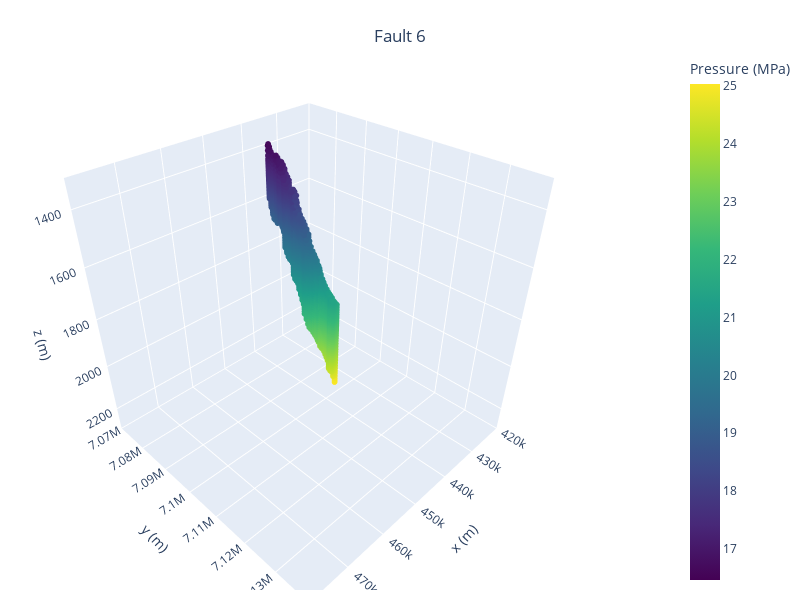

The cell this chart's notebook holds for it:
### Markdown cell above
## pressure (continuous legend)

### Code cell
# parameters
fault_id = 0; year = 2050; year_list = [2030, 2040, 2050, 2060, 2550, 3050]
# load data
coor_fault = np.load('results/JD_Sula_2025_flow_coor&fault_reservoir.npy')
pres = np.load('data/results_trimmed/case1_PRES.npy')
# Filter data for the specific fault_id
mask = (coor_fault[:,:,:,3] == fault_id)
x_coor,y_coor,z_coor = coor_fault[:,:,:,0][mask], coor_fault[:,:,:,1][mask], coor_fault[:,:,:,2][mask]
pres_val = pres[:,:,:,year_list.index(year)][mask]/1000 # convert to MPa

# Create subplots
fig = make_subplots(
    rows=1, cols=1,
    specs=[[{'type': 'scatter3d'}]],
    # subplot_titles=('Temperature Distribution', 'Pressure Distribution')
)

# Pressure plot
pressure_scatter = go.Scatter3d(
    x=x_coor,
    y=y_coor,
    z=z_coor,
    mode='markers',
    marker=dict(
        size=2,
        color=pres_val,
        colorscale='viridis',
        colorbar=dict(
            title='Pressure (MPa)',
            x=1.1,  # Positioning the color bar
            # xanchor='right'
        ),
        showscale=True
    ),
    name='Pressure'
)

fig.add_trace(pressure_scatter, row=1, col=1)

# Update layout
fig.update_layout(
    width=800,   # Set the desired width in pixels
    height=600,  # Set the desired height in pixels
    title={
        'text': 'Fault 6',
        'y':0.95,
        'x':0.5,
        'xanchor': 'center',
        'yanchor': 'top'
    },
    legend=dict(
        orientation='h',
        yanchor='bottom',
        y=1.1,
        xanchor='left',
        x=1.1
    ),
    scene=dict(
        xaxis=dict(title='x (m)', range=[420000, 480000]),
        yaxis=dict(title='y (m)', range=[7070000, 7140000]),
        zaxis=dict(title='z (m)', range=[2300,1300])
    ),
    margin=dict(l=0, r=10, b=10, t=50)
)

# Show plot
fig.show()

### Figure 1 — Plotly figure (JSON) as saved in the notebook; plotly's stock layout.template omitted (floating-point values rounded to 4 significant figures; data arrays with more than 128 entries replaced by an {"elided": "..."} marker saying what was removed)
{"data": [{"marker": {"color": {"elided": "4797 float values"}, "colorbar": {"title": {"text": "Pressure (MPa)"}, "x": 1.1}, "colorscale": [[0, "#440154"], [0.1111, "#482878"], [0.2222, "#3e4989"], [0.3333, "#31688e"], [0.4444, "#26828e"], [0.5556, "#1f9e89"], [0.6667, "#35b779"], [0.7778, "#6ece58"], [0.8889, "#b5de2b"], [1, "#fde725"]], "showscale": true, "size": 2}, "mode": "markers", "name": "Pressure", "scene": "scene", "type": "scatter3d", "x": {"elided": "4797 float values"}, "y": {"elided": "4797 float values"}, "z": {"elided": "4797 float values"}}], "layout": {"height": 600, "legend": {"orientation": "h", "x": 1.1, "xanchor": "left", "y": 1.1, "yanchor": "bottom"}, "margin": {"b": 10, "l": 0, "r": 10, "t": 50}, "scene": {"domain": {"x": [0, 1], "y": [0, 1]}, "xaxis": {"range": [420000, 480000], "title": {"text": "x (m)"}}, "yaxis": {"range": [7070000, 7140000], "title": {"text": "y (m)"}}, "zaxis": {"range": [2300, 1300], "title": {"text": "z (m)"}}}, "title": {"text": "Fault 6", "x": 0.5, "xanchor": "center", "y": 0.95, "yanchor": "top"}, "width": 800}}
